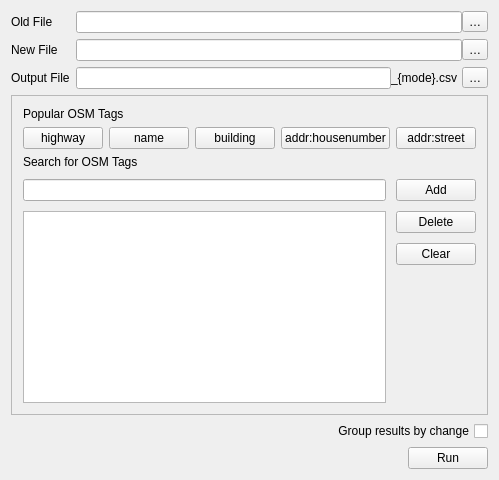
<?xml version="1.0" encoding="UTF-8"?>
<ui version="4.0">
 <class>MainWindow</class>
 <widget class="QMainWindow" name="MainWindow">
  <property name="windowTitle">
   <string>Chameleon</string>
  </property>
  <widget class="QWidget" name="centralWidget">
   <layout class="QVBoxLayout" name="verticalLayout" stretch="0,1,0,0">
    <property name="sizeConstraint">
     <enum>QLayout::SetMinimumSize</enum>
    </property>
    <item>
     <layout class="QFormLayout" name="formLayout_3">
      <property name="fieldGrowthPolicy">
       <enum>QFormLayout::ExpandingFieldsGrow</enum>
      </property>
      <property name="labelAlignment">
       <set>Qt::AlignLeading|Qt::AlignLeft|Qt::AlignVCenter</set>
      </property>
      <property name="formAlignment">
       <set>Qt::AlignRight|Qt::AlignTop|Qt::AlignTrailing</set>
      </property>
      <item row="0" column="0">
       <widget class="QLabel" name="oldFileLabel">
        <property name="text">
         <string>Old File</string>
        </property>
       </widget>
      </item>
      <item row="1" column="0">
       <widget class="QLabel" name="newFileLabel">
        <property name="text">
         <string>New File</string>
        </property>
       </widget>
      </item>
      <item row="2" column="0">
       <widget class="QLabel" name="outputFileLabel">
        <property name="text">
         <string>Output File</string>
        </property>
        <property name="alignment">
         <set>Qt::AlignJustify|Qt::AlignVCenter</set>
        </property>
       </widget>
      </item>
      <item row="0" column="1">
       <layout class="QHBoxLayout" name="oldHLayout" stretch="1,0">
        <property name="spacing">
         <number>0</number>
        </property>
        <property name="sizeConstraint">
         <enum>QLayout::SetMinimumSize</enum>
        </property>
        <item>
         <widget class="QLineEdit" name="oldFileNameBox">
          <property name="sizePolicy">
           <sizepolicy hsizetype="Expanding" vsizetype="Fixed">
            <horstretch>1</horstretch>
            <verstretch>0</verstretch>
           </sizepolicy>
          </property>
          <property name="minimumSize">
           <size>
            <width>320</width>
            <height>0</height>
           </size>
          </property>
          <property name="alignment">
           <set>Qt::AlignRight|Qt::AlignTrailing|Qt::AlignVCenter</set>
          </property>
         </widget>
        </item>
        <item>
         <widget class="QToolButton" name="oldFileSelectButton">
          <property name="focusPolicy">
           <enum>Qt::StrongFocus</enum>
          </property>
          <property name="layoutDirection">
           <enum>Qt::LeftToRight</enum>
          </property>
          <property name="text">
           <string>…</string>
          </property>
         </widget>
        </item>
       </layout>
      </item>
      <item row="1" column="1">
       <layout class="QHBoxLayout" name="newHLayout" stretch="0,0">
        <property name="spacing">
         <number>0</number>
        </property>
        <property name="sizeConstraint">
         <enum>QLayout::SetMinimumSize</enum>
        </property>
        <item>
         <widget class="QLineEdit" name="newFileNameBox">
          <property name="sizePolicy">
           <sizepolicy hsizetype="Expanding" vsizetype="Fixed">
            <horstretch>1</horstretch>
            <verstretch>0</verstretch>
           </sizepolicy>
          </property>
          <property name="minimumSize">
           <size>
            <width>320</width>
            <height>0</height>
           </size>
          </property>
          <property name="alignment">
           <set>Qt::AlignRight|Qt::AlignTrailing|Qt::AlignVCenter</set>
          </property>
         </widget>
        </item>
        <item>
         <widget class="QToolButton" name="newFileSelectButton">
          <property name="focusPolicy">
           <enum>Qt::StrongFocus</enum>
          </property>
          <property name="text">
           <string>…</string>
          </property>
         </widget>
        </item>
       </layout>
      </item>
      <item row="2" column="1">
       <layout class="QHBoxLayout" name="outHLayout" stretch="1,0,0,0">
        <property name="spacing">
         <number>0</number>
        </property>
        <property name="sizeConstraint">
         <enum>QLayout::SetMinimumSize</enum>
        </property>
        <item>
         <widget class="QLineEdit" name="outputFileNameBox">
          <property name="sizePolicy">
           <sizepolicy hsizetype="Expanding" vsizetype="Fixed">
            <horstretch>1</horstretch>
            <verstretch>0</verstretch>
           </sizepolicy>
          </property>
          <property name="minimumSize">
           <size>
            <width>0</width>
            <height>0</height>
           </size>
          </property>
          <property name="alignment">
           <set>Qt::AlignRight|Qt::AlignTrailing|Qt::AlignVCenter</set>
          </property>
         </widget>
        </item>
        <item>
         <widget class="QLabel" name="fileSuffix">
          <property name="text">
           <string>_{mode}.csv</string>
          </property>
          <property name="margin">
           <number>0</number>
          </property>
         </widget>
        </item>
        <item>
         <spacer name="horizontalSpacer">
          <property name="orientation">
           <enum>Qt::Horizontal</enum>
          </property>
          <property name="sizeHint" stdset="0">
           <size>
            <width>5</width>
            <height>20</height>
           </size>
          </property>
         </spacer>
        </item>
        <item>
         <widget class="QToolButton" name="outputFileSelectButton">
          <property name="focusPolicy">
           <enum>Qt::StrongFocus</enum>
          </property>
          <property name="text">
           <string>…</string>
          </property>
         </widget>
        </item>
       </layout>
      </item>
     </layout>
    </item>
    <item>
     <widget class="QFrame" name="freeFormTag">
      <property name="sizePolicy">
       <sizepolicy hsizetype="Preferred" vsizetype="MinimumExpanding">
        <horstretch>0</horstretch>
        <verstretch>0</verstretch>
       </sizepolicy>
      </property>
      <property name="frameShape">
       <enum>QFrame::StyledPanel</enum>
      </property>
      <property name="frameShadow">
       <enum>QFrame::Raised</enum>
      </property>
      <layout class="QVBoxLayout" name="verticalLayout_2" stretch="0,0,1">
       <item>
        <widget class="QLabel" name="popularTagLabel">
         <property name="sizePolicy">
          <sizepolicy hsizetype="Fixed" vsizetype="Fixed">
           <horstretch>0</horstretch>
           <verstretch>0</verstretch>
          </sizepolicy>
         </property>
         <property name="text">
          <string>Popular OSM Tags</string>
         </property>
        </widget>
       </item>
       <item>
        <layout class="QHBoxLayout" name="popTagLayout">
         <property name="sizeConstraint">
          <enum>QLayout::SetMinimumSize</enum>
         </property>
         <item>
          <widget class="QPushButton" name="popTag1">
           <property name="focusPolicy">
            <enum>Qt::StrongFocus</enum>
           </property>
           <property name="text">
            <string>highway</string>
           </property>
          </widget>
         </item>
         <item>
          <widget class="QPushButton" name="popTag2">
           <property name="focusPolicy">
            <enum>Qt::StrongFocus</enum>
           </property>
           <property name="text">
            <string>name</string>
           </property>
          </widget>
         </item>
         <item>
          <widget class="QPushButton" name="popTag3">
           <property name="focusPolicy">
            <enum>Qt::StrongFocus</enum>
           </property>
           <property name="text">
            <string>building</string>
           </property>
          </widget>
         </item>
         <item>
          <widget class="QPushButton" name="popTag4">
           <property name="focusPolicy">
            <enum>Qt::StrongFocus</enum>
           </property>
           <property name="text">
            <string>addr:housenumber</string>
           </property>
          </widget>
         </item>
         <item>
          <widget class="QPushButton" name="popTag5">
           <property name="focusPolicy">
            <enum>Qt::StrongFocus</enum>
           </property>
           <property name="text">
            <string>addr:street</string>
           </property>
          </widget>
         </item>
        </layout>
       </item>
       <item>
        <layout class="QGridLayout" name="gridLayout" rowstretch="0,0,0,0,1" columnstretch="100,0">
         <property name="sizeConstraint">
          <enum>QLayout::SetMinimumSize</enum>
         </property>
         <property name="spacing">
          <number>10</number>
         </property>
         <item row="1" column="0">
          <widget class="QLineEdit" name="searchBox"/>
         </item>
         <item row="1" column="1">
          <widget class="QPushButton" name="searchButton">
           <property name="focusPolicy">
            <enum>Qt::StrongFocus</enum>
           </property>
           <property name="text">
            <string>Add</string>
           </property>
          </widget>
         </item>
         <item row="2" column="0" rowspan="3">
          <widget class="QListWidget" name="listWidget">
           <property name="sizePolicy">
            <sizepolicy hsizetype="MinimumExpanding" vsizetype="Minimum">
             <horstretch>0</horstretch>
             <verstretch>0</verstretch>
            </sizepolicy>
           </property>
          </widget>
         </item>
         <item row="2" column="1">
          <widget class="QPushButton" name="deleteItemButton">
           <property name="focusPolicy">
            <enum>Qt::StrongFocus</enum>
           </property>
           <property name="text">
            <string>Delete</string>
           </property>
          </widget>
         </item>
         <item row="3" column="1">
          <widget class="QPushButton" name="clearListButton">
           <property name="focusPolicy">
            <enum>Qt::StrongFocus</enum>
           </property>
           <property name="text">
            <string>Clear</string>
           </property>
          </widget>
         </item>
         <item row="0" column="0" colspan="2">
          <widget class="QLabel" name="searchBarLabel">
           <property name="sizePolicy">
            <sizepolicy hsizetype="Fixed" vsizetype="Fixed">
             <horstretch>0</horstretch>
             <verstretch>0</verstretch>
            </sizepolicy>
           </property>
           <property name="text">
            <string>Search for OSM Tags</string>
           </property>
          </widget>
         </item>
        </layout>
       </item>
      </layout>
     </widget>
    </item>
    <item>
     <layout class="QHBoxLayout" name="groupingHLayout">
      <item>
       <spacer name="groupingSpacer">
        <property name="orientation">
         <enum>Qt::Horizontal</enum>
        </property>
        <property name="sizeHint" stdset="0">
         <size>
          <width>40</width>
          <height>20</height>
         </size>
        </property>
       </spacer>
      </item>
      <item>
       <widget class="QCheckBox" name="groupingCheckBox">
        <property name="focusPolicy">
         <enum>Qt::StrongFocus</enum>
        </property>
        <property name="layoutDirection">
         <enum>Qt::RightToLeft</enum>
        </property>
        <property name="text">
         <string>Group results by change</string>
        </property>
       </widget>
      </item>
     </layout>
    </item>
    <item>
     <layout class="QHBoxLayout" name="runHLayout">
      <item>
       <spacer name="runSpacer">
        <property name="orientation">
         <enum>Qt::Horizontal</enum>
        </property>
        <property name="sizeHint" stdset="0">
         <size>
          <width>40</width>
          <height>20</height>
         </size>
        </property>
       </spacer>
      </item>
      <item>
       <widget class="QPushButton" name="runButton">
        <property name="text">
         <string>Run</string>
        </property>
        <property name="autoDefault">
         <bool>false</bool>
        </property>
        <property name="default">
         <bool>false</bool>
        </property>
       </widget>
      </item>
     </layout>
    </item>
   </layout>
  </widget>
 </widget>
 <layoutdefault spacing="6" margin="11"/>
 <resources/>
 <connections>
  <connection>
   <sender>searchBox</sender>
   <signal>returnPressed()</signal>
   <receiver>searchButton</receiver>
   <slot>click()</slot>
   <hints>
    <hint type="sourcelabel">
     <x>248</x>
     <y>234</y>
    </hint>
    <hint type="destinationlabel">
     <x>516</x>
     <y>235</y>
    </hint>
   </hints>
  </connection>
 </connections>
</ui>
